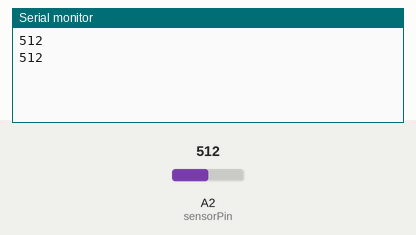
Recording of a sketch running on a simulated Arduino Uno, built with avr-gcc and run on an emulated ATmega328P. Shown: the last lines printed to the serial monitor. Inputs (shaded band) come from the test bench; at power-on: A2 (sensorPin) = 512.

Above: at 1.8 s.
1.9 s: A2 (sensorPin) set to 716
At 2.8 s:
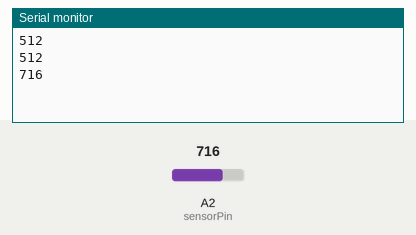
3.4 s: A2 (sensorPin) set to 900
At 4.6 s:
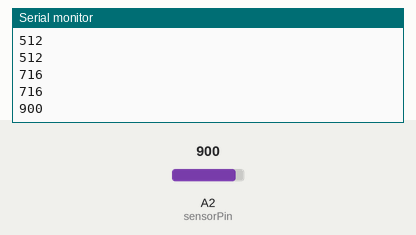
Timing chart, 0 to 6.4 s (numbered marks = the images above; inputs shaded):
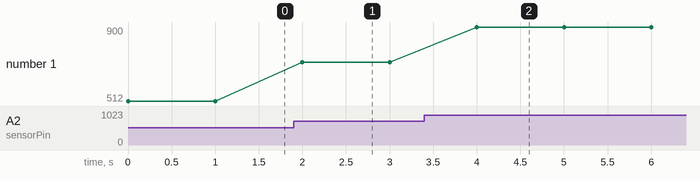

The sketch:

soilMoisture.ino
```cpp
int sensorPin = A2;
int sensorValue = 0;
int soilMoisture = 0;

void setup() {
    Serial.begin(9600);
}
void loop() {

  sensorValue = analogRead(sensorPin);

  soilMoisture = map(sensorValue, 0, 4095, 0, 2);
  Serial.println(sensorValue);


  delay(1000);

}
```

Measured:
- after the input at 1.9 s, the serial monitor: prints a new line after 0.10 s (image 1)
- after the input at 3.4 s, the serial monitor: prints a new line after 0.60 s (image 2)
- plotted number 1: 512 → 716 after the input at 1.9 s, 716 → 900 after the input at 3.4 s
